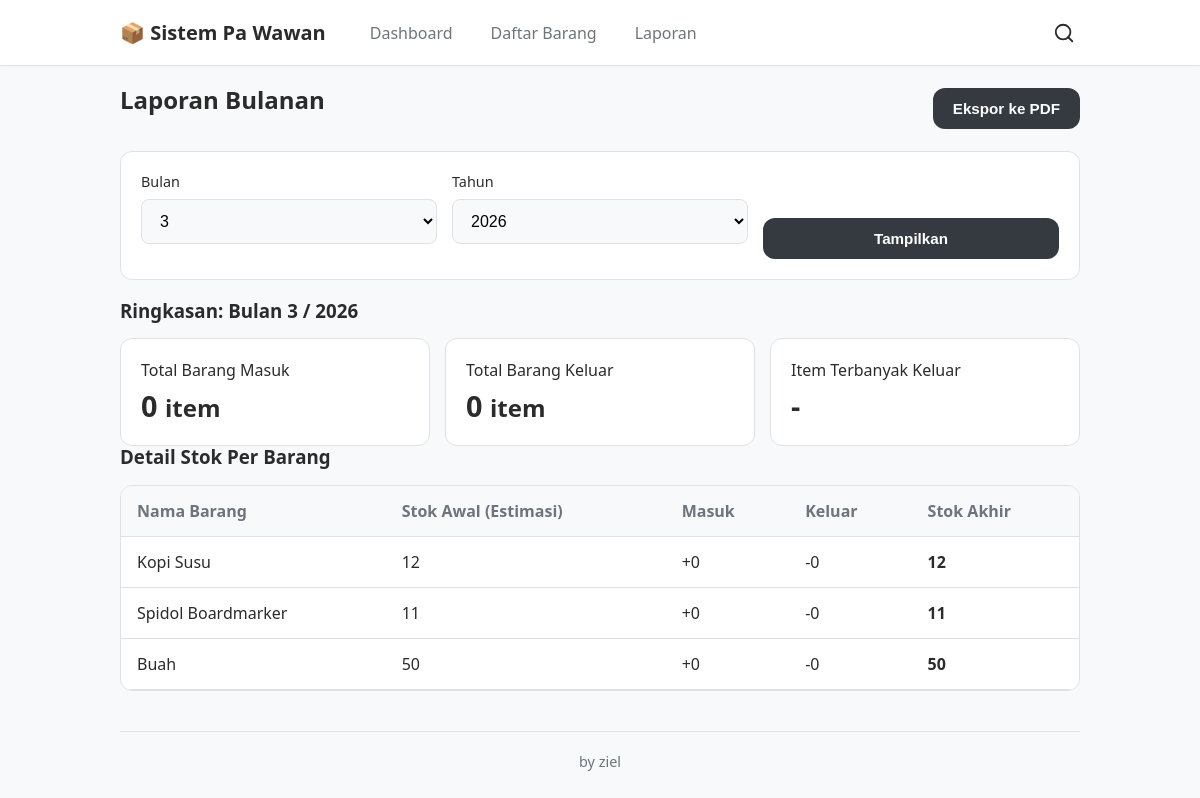
/laporan, run on an earlier commit of the app's database.
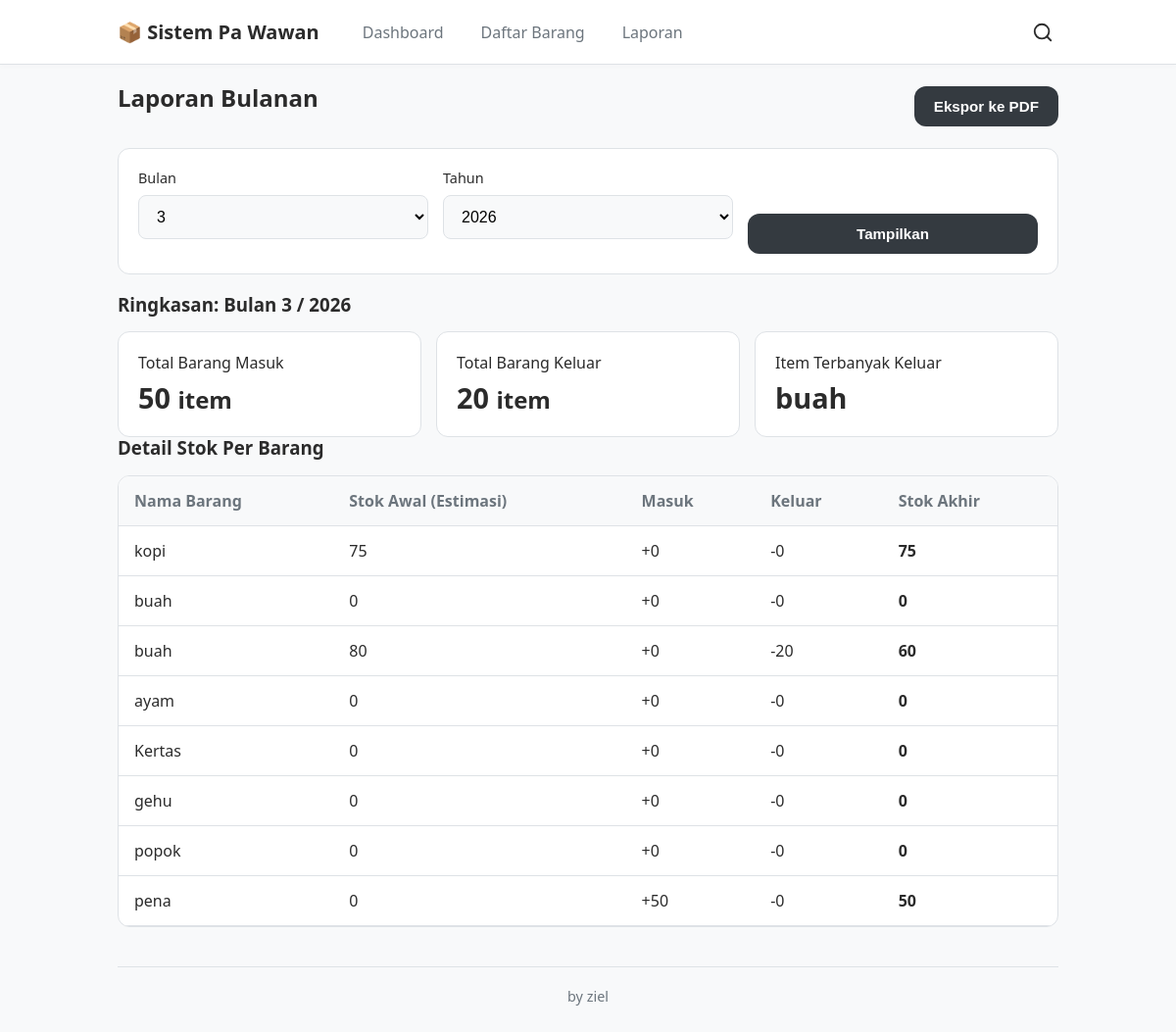
And on a later commit of the database.
### app.py (models this page shows)
class Product(db.Model):
    __tablename__ = 'products'
    id = db.Column(db.Integer, primary_key=True)
    nama_barang = db.Column(db.String(255), nullable=False)
    sku = db.Column(db.String(100), unique=True, nullable=True)
    satuan= db.Column(db.String(50), nullable=False)
    kategori = db.Column(db.String(100), nullable=True)
    stok = db.Column(db.Integer, nullable=False, default=0)
    stock_minimum = db.Column(db.Integer, nullable=True,default=0)
    deskripsi = db.Column(db.Text, nullable=True)
    created_by = db.Column(db.Integer, db.ForeignKey('users.id'))
    created_at = db.Column(db.DateTime(timezone=True), server_default=func.now())
    updated_at = db.Column(db.DateTime(timezone=True), server_default=func.now(), onupdate=func.now())

### app.py (the view)
@app.route('/laporan')
def laporan():
    tahun_sekarang = datetime.now().year
    bulan_sekarang = datetime.now().month
    daftar_tahun = [tahun_sekarang - i for i in range(5)]
    tahun_filter = request.args.get('tahun', type=int, default=tahun_sekarang)
    bulan_filter = request.args.get('bulan', type=int, default=bulan_sekarang)
    transaksi_list = Transaction.query.filter(
        extract('month', Transaction.tanggal_transaksi) == bulan_filter,
        extract('year', Transaction.tanggal_transaksi) == tahun_filter
    ).all()
    rekap = {}
    semua_produk = Product.query.all()
    for p in semua_produk:
        rekap[p.id] = {
            'nama': p.nama_barang, 'stok_akhir': p.stok,
            'masuk': 0, 'keluar': 0
        }
    total_masuk_semua = 0
    total_keluar_semua = 0
    for t in transaksi_list:
        if t.product_id in rekap:
            if t.tipe == 'masuk':
                rekap[t.product_id]['masuk'] += t.jumlah
                total_masuk_semua += t.jumlah
            elif t.tipe == 'keluar':
                rekap[t.product_id]['keluar'] += t.jumlah
                total_keluar_semua += t.jumlah
    for pid, data in rekap.items():
        data['stok_awal'] = data['stok_akhir'] - data['masuk'] + data['keluar']
    laporan_data = list(rekap.values())
    item_terbanyak_keluar = "-"
    max_keluar = 0
    for data in laporan_data:
        if data['keluar'] > max_keluar:
            max_keluar = data['keluar']
            item_terbanyak_keluar = data['nama']
    return render_template(
        'laporan.html', laporan=laporan_data, bulan=bulan_filter,
        tahun=tahun_filter, daftar_tahun=daftar_tahun,
        total_masuk=total_masuk_semua, total_keluar=total_keluar_semua,
        top_item=item_terbanyak_keluar
    )

### app.py (called while the page is built)
@app.context_processor
def inject_products():
    try:
        products = Product.query.order_by(Product.nama_barang).all()
        return dict(list_semua_barang=products)
    except:
        return dict(list_semua_barang=[])

### templates/laporan.html (shortened to what this page needs)
{% extends "layout.html" %}
{% block content %}
<div class="page-header">
    <h2>Laporan Bulanan</h2>
    <button class="btn btn-primary" id="btnExportReport" onclick="window.print()">
        Ekspor ke PDF
    </button>
</div>
<section class="filter-section no-print">
    <form class="report-filter-form" method="GET" action="{{ url_for('laporan') }}">
        <div class="form-group">
            <label for="filterBulan">Bulan</label>
            <select id="filterBulan" name="bulan">
                {% for i in range(1, 13) %}
                <option value="{{ i }}" {% if i==bulan %}selected{% endif %}>
                    {{ i }} </option>
                {% endfor %}
            </select>
        </div>
        <div class="form-group">
            <label for="filterTahun">Tahun</label>
            <select id="filterTahun" name="tahun">
                {% for t in daftar_tahun %}
                <option value="{{ t }}" {% if tahun==t %}selected{% endif %}>{{ t }}</option>
                {% endfor %}
            </select>
        </div>
        <button type="submit" class="btn btn-primary">Tampilkan</button>
    </form>
</section>
<section class="summary-section">
    <h3>Ringkasan: Bulan {{ bulan }} / {{ tahun }}</h3>
    <div class="summary-grid">
        <div class="summary-card">
            <span>Total Barang Masuk</span>
            <strong>{{ total_masuk }} <small>item</small></strong>
        </div>
        <div class="summary-card">
            <span>Total Barang Keluar</span>
            <strong>{{ total_keluar }} <small>item</small></strong>
        </div>
        <div class="summary-card">
            <span>Item Terbanyak Keluar</span>
            <strong>{{ top_item }}</strong>
        </div>
    </div>
</section>
<section class="report-details">
    <h3>Detail Stok Per Barang</h3>
    <div class="table-responsive-container">
        <table class="report-table">
            <thead>
                <tr>
                    <th>Nama Barang</th>
                    <th>Stok Awal (Estimasi)</th>
                    <th>Masuk</th>
                    <th>Keluar</th>
                    <th>Stok Akhir</th>
                </tr>
            </thead>
            <tbody>
                {% for item in laporan %}
                <tr>
                    <td>{{ item.nama }}</td>
                    <td>{{ item.stok_awal }}</td>
                    <td><span class="text-masuk">+{{ item.masuk }}</span></td>
                    <td><span class="text-keluar">-{{ item.keluar }}</span></td>
                    <td><strong>{{ item.stok_akhir }}</strong></td>
                </tr>
                {% endfor %}
            </tbody>
        </table>
    </div>
</section>
{% endblock %}

What changed in the data, as far as the page shows it:
removed Product: nama "Spidol Boardmarker", stok_awal "11", masuk "0", keluar "0", stok_akhir "11"
removed Product: nama "Buah", stok_awal "50", masuk "0", keluar "0", stok_akhir "50"
added Product: nama_barang "buah", nama "buah", stok_awal "80", masuk "0", keluar "20", stok_akhir "60"
changed Product: nama "Kopi Susu" → "kopi"; stok_awal "12" → "75"; stok_akhir "12" → "75"
added Product: nama "buah", stok_awal "0", masuk "0", keluar "0", stok_akhir "0"
added Product: nama "ayam", stok_awal "0", masuk "0", keluar "0", stok_akhir "0"
added Product: nama "Kertas", stok_awal "0", masuk "0", keluar "0", stok_akhir "0"
added Product: nama "gehu", stok_awal "0", masuk "0", keluar "0", stok_akhir "0"
added Product: nama "popok", stok_awal "0", masuk "0", keluar "0", stok_akhir "0"
added Product: nama "pena", stok_awal "0", masuk "50", keluar "0", stok_akhir "50"
Also different on the page:
{{ total_masuk }}: "0" → "50"
{{ total_keluar }}: "0" → "20"
{{ top_item }}: "-" → (not shown)
